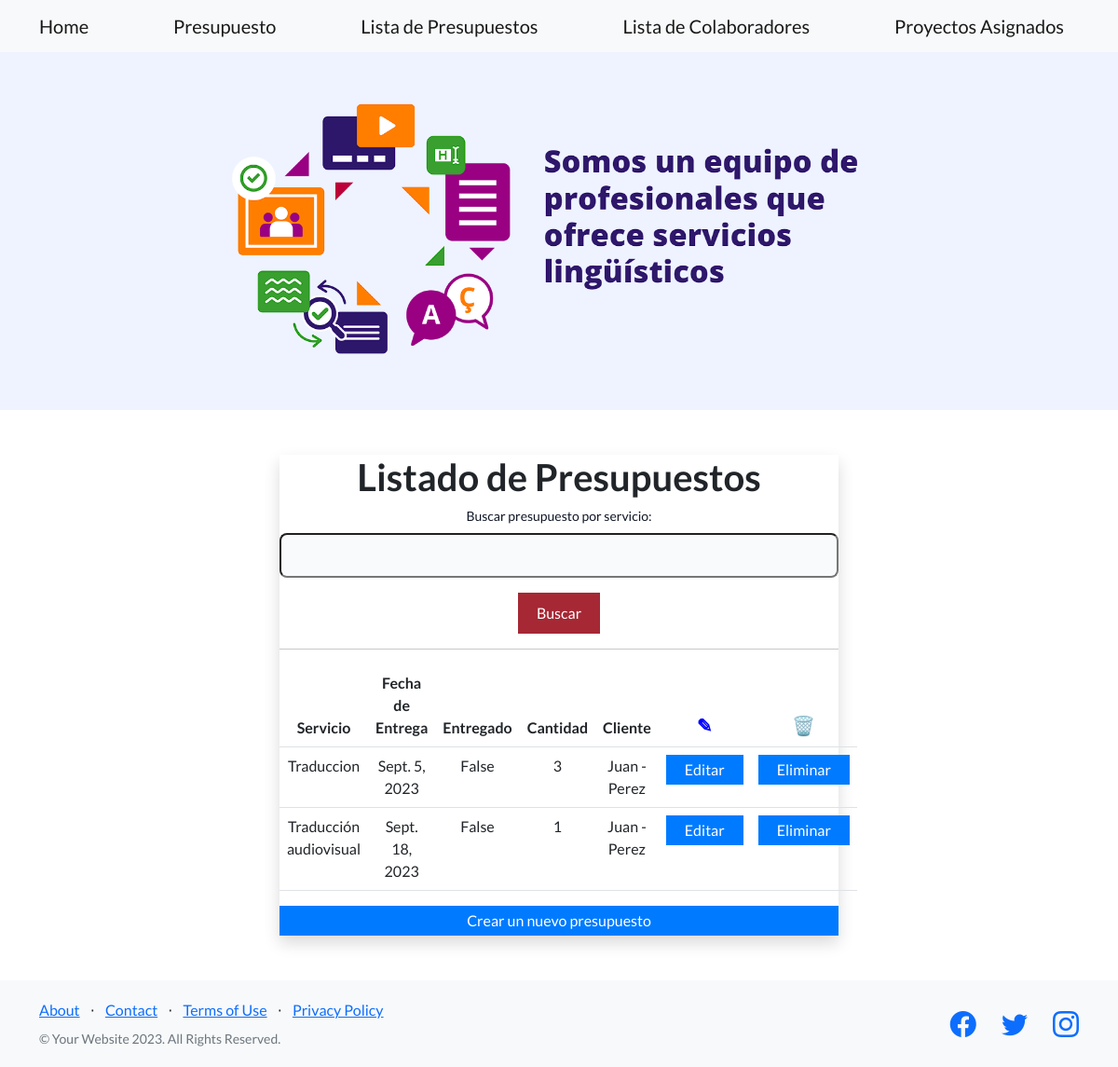
Page /app/presupuestos/ on the earlier database version.
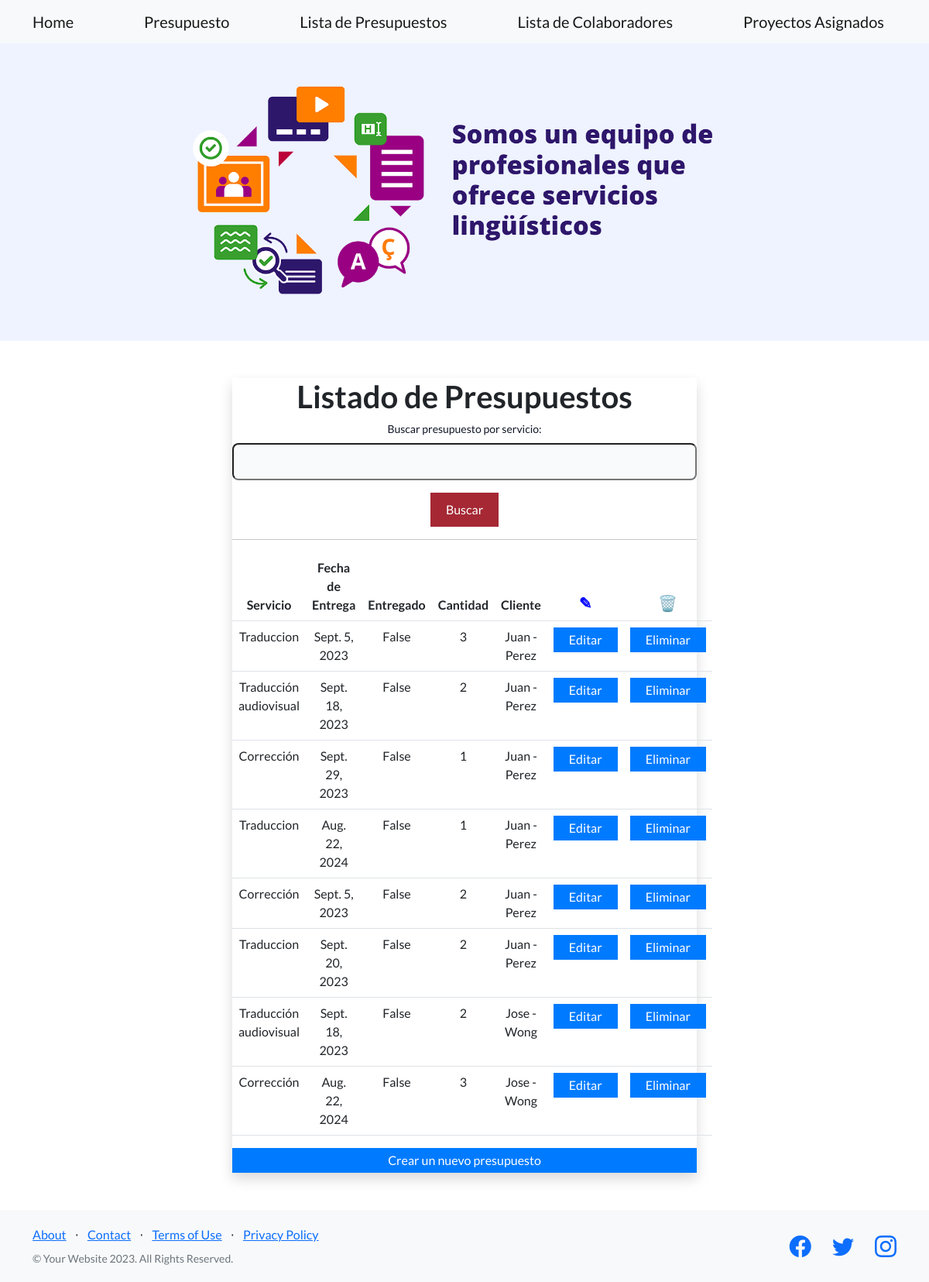
Same page on the later database version.
### app/models.py (models this page shows, shortened)
class Presupuesto(models.Model):
    servicio = models.CharField(max_length=40)
    fechaDeEntrega = models.DateField()
    entregado = models.BooleanField()
    cantidad = models.IntegerField()
    cliente = models.ForeignKey(Cliente, on_delete=models.CASCADE)

class Cliente(models.Model):
    nombre = models.CharField(max_length=40)
    apellido = models.CharField(max_length=40)
    email = models.EmailField()
    def __str__(self):
        return f"{self.nombre} - {self.apellido}"

### app/views.py (the view, shortened to what this page needs)
# urls.py: path("presupuestos/", listar_presupuestos, name="ListarPresupuestos"),
def listar_presupuestos(req):
    form = BusquedaPresupuestoForm()
    presupuestos = Presupuesto.objects.all()
    return render(
        req, "listar_presupuestos.html", {"presupuestos": presupuestos, "form": form}
    )

### app/forms.py
class BusquedaPresupuestoForm(forms.Form):
    consulta = forms.CharField(label="Buscar presupuesto por servicio", max_length=100)

### app/templates/listar_presupuestos.html (shortened to what this page needs)
{% extends 'home.html' %} {% block contenidoQueCambia %}
<!DOCTYPE html>
<html lang="es">
  <head>
  </head>
  <body>
    <section class="bg-gray-50 dark:bg-gray-900 py-5 flex">
      <div
        class="flex flex-col items-center justify-center px-6 py-8 mx-auto md:h-screen lg:py-0"
        style="width: 50%"
      >
        <div
          class="w-full bg-white rounded-lg shadow dark:border md:mt-0 sm:max-w-md xl:p-0 dark:bg-gray-800 dark:border-gray-700"
        >
          <div class="p-6 space-y-4 md:space-y-6 sm:p-8">
            <h1
              class="text-xl font-bold leading-tight tracking-tight text-gray-900 md:text-2xl dark:text-white text-center"
            >
              Listado de Presupuestos
            </h1>
            <form method="post" class="text-center">
              {% csrf_token %} {{ form.as_p }}
              <button type="submit">Buscar</button>
            </form>
            <hr />
            <table class="table text-center">
              <thead>
                <tr>
                  <th>Servicio</th>
                  <th>Fecha de Entrega</th>
                  <th>Entregado</th>
                  <th>Cantidad</th>
                  <th>Cliente</th>
                  <th class="editar">
                    <span class="editar-icon">&#9998;</span>
                  </th>
                  <th class="eliminar">
                    <span class="eliminar-icon">&#128465;</span>
                  </th>
                </tr>
              </thead>
              <tbody>
                {% for presupuesto in presupuestos %}
                <tr>
                  <td>{{ presupuesto.servicio }}</td>
                  <td>{{ presupuesto.fechaDeEntrega }}</td>
                  <td>{{ presupuesto.entregado }}</td>
                  <td>{{ presupuesto.cantidad }}</td>
                  <td>{{ presupuesto.cliente }}</td>
                  <td>
                    <a href="{% url 'ModificarPresupuesto' presupuesto.id %}"
                      >Editar</a
                    >
                  </td>
                  <td>
                    <a href="{% url 'EliminarPresupuesto' presupuesto.id %}"
                      >Eliminar</a
                    >
                  </td>
                </tr>
                {% endfor %}
              </tbody>
            </table>
            <a
              style="display: flex; justify-content: center"
              href="{% url 'PresupuestoFormulario' %}"
              >Crear un nuevo presupuesto</a
            >
          </div>
        </div>
      </div>
    </section>
  </body>
</html>
{% endblock contenidoQueCambia %}

### app/templates/home.html (shortened to what this page needs)
{% load static %}
<!DOCTYPE html>
<html lang="en">
  <head>
    {% load static %}
    <link
      href="https://cdn.jsdelivr.net/npm/bootstrap-icons@1.5.0/font/bootstrap-icons.css"
      rel="stylesheet"
      type="text/css"
    />
    <link
      rel="stylesheet"
      type="text/css"
      href="{% static 'css/styles.css' %}"
    />
  </head>
  <body>
    {% include 'navbar.html' %}
    <header class="masthead">
    </header>
    {% block contenidoQueCambia %} {% endblock contenidoQueCambia %}
    <footer class="footer bg-light">
      <div class="container">
        <div class="row">
          <div class="col-lg-6 h-100 text-center text-lg-start my-auto">
            <ul class="list-inline mb-2">
              <li class="list-inline-item"><a href="#!">About</a></li>
              <li class="list-inline-item">⋅</li>
              <li class="list-inline-item"><a href="#!">Contact</a></li>
              <li class="list-inline-item">⋅</li>
              <li class="list-inline-item"><a href="#!">Terms of Use</a></li>
              <li class="list-inline-item">⋅</li>
              <li class="list-inline-item"><a href="#!">Privacy Policy</a></li>
            </ul>
            <p class="text-muted small mb-4 mb-lg-0">
              &copy; Your Website 2023. All Rights Reserved.
            </p>
          </div>
          <div class="col-lg-6 h-100 text-center text-lg-end my-auto">
            <ul class="list-inline mb-0">
              <li class="list-inline-item me-4">
                <a href="#!"><i class="bi-facebook fs-3"></i></a>
              </li>
              <li class="list-inline-item me-4">
                <a href="#!"><i class="bi-twitter fs-3"></i></a>
              </li>
              <li class="list-inline-item">
                <a href="#!"><i class="bi-instagram fs-3"></i></a>
              </li>
            </ul>
          </div>
        </div>
      </div>
    </footer>
  </body>
</html>

### app/templates/navbar.html
<nav class="navbar navbar-light bg-light static-top">
  <div class="container">
    <a class="navbar-brand" href="{% url 'Home' %}">Home</a>
    <a class="navbar-brand" href="{% url 'PresupuestoFormulario' %}"
      >Presupuesto</a
    >
    <a class="navbar-brand" href="{% url 'ListarPresupuestos' %}"
      >Lista de Presupuestos</a
    >
    <a class="navbar-brand" href="{% url 'ListarColaboradores' %}"
      >Lista de Colaboradores</a
    >
    <a class="navbar-brand" href="{% url 'proyectos_asignados' %}"
      >Proyectos Asignados</a
    >
  </div>
</nav>

Differences in the rows shown:
changed Presupuesto (number 2 of 8 on the later page): cantidad "1" → "2"
added Presupuesto: servicio "Corrección", fechaDeEntrega "Sept. 29, 2023", entregado "False", cantidad "1", cliente "Juan - Perez"
added Presupuesto: servicio "Traduccion", fechaDeEntrega "Aug. 22, 2024", entregado "False", cantidad "1", cliente "Juan - Perez"
added Presupuesto: servicio "Corrección", fechaDeEntrega "Sept. 5, 2023", entregado "False", cantidad "2", cliente "Juan - Perez"
added Presupuesto: servicio "Traduccion", fechaDeEntrega "Sept. 20, 2023", entregado "False", cantidad "2", cliente "Juan - Perez"
added Presupuesto: servicio "Traducción audiovisual", fechaDeEntrega "Sept. 18, 2023", entregado "False", cantidad "2", cliente "Jose - Wong"
added Presupuesto: servicio "Corrección", fechaDeEntrega "Aug. 22, 2024", entregado "False", cantidad "3", cliente "Jose - Wong"
